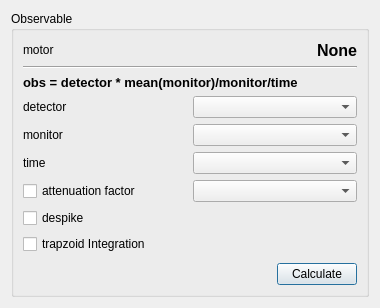
<?xml version="1.0" encoding="UTF-8"?>
<ui version="4.0">
 <class>observableDefinition</class>
 <widget class="QWidget" name="observableDefinition">
  <property name="geometry">
   <rect>
    <x>0</x>
    <y>0</y>
    <width>380</width>
    <height>308</height>
   </rect>
  </property>
  <property name="windowTitle">
   <string>Observable definition</string>
  </property>
  <layout class="QGridLayout" name="gridLayout_2">
   <item row="0" column="0">
    <widget class="QGroupBox" name="groupBox">
     <property name="title">
      <string>Observable</string>
     </property>
     <layout class="QGridLayout" name="gridLayout">
      <item row="0" column="0">
       <layout class="QVBoxLayout" name="verticalLayout">
        <item>
         <layout class="QHBoxLayout" name="horizontalLayout_16">
          <item>
           <widget class="QLabel" name="label_17">
            <property name="text">
             <string>motor</string>
            </property>
           </widget>
          </item>
          <item>
           <spacer name="horizontalSpacer_13">
            <property name="orientation">
             <enum>Qt::Horizontal</enum>
            </property>
            <property name="sizeHint" stdset="0">
             <size>
              <width>40</width>
              <height>20</height>
             </size>
            </property>
           </spacer>
          </item>
          <item>
           <widget class="QLabel" name="observableMotorLabel">
            <property name="palette">
             <palette>
              <active>
               <colorrole role="WindowText">
                <brush brushstyle="SolidPattern">
                 <color alpha="255">
                  <red>0</red>
                  <green>0</green>
                  <blue>0</blue>
                 </color>
                </brush>
               </colorrole>
               <colorrole role="Button">
                <brush brushstyle="SolidPattern">
                 <color alpha="255">
                  <red>0</red>
                  <green>0</green>
                  <blue>255</blue>
                 </color>
                </brush>
               </colorrole>
               <colorrole role="Light">
                <brush brushstyle="SolidPattern">
                 <color alpha="255">
                  <red>127</red>
                  <green>127</green>
                  <blue>255</blue>
                 </color>
                </brush>
               </colorrole>
               <colorrole role="Midlight">
                <brush brushstyle="SolidPattern">
                 <color alpha="255">
                  <red>63</red>
                  <green>63</green>
                  <blue>255</blue>
                 </color>
                </brush>
               </colorrole>
               <colorrole role="Dark">
                <brush brushstyle="SolidPattern">
                 <color alpha="255">
                  <red>0</red>
                  <green>0</green>
                  <blue>127</blue>
                 </color>
                </brush>
               </colorrole>
               <colorrole role="Mid">
                <brush brushstyle="SolidPattern">
                 <color alpha="255">
                  <red>0</red>
                  <green>0</green>
                  <blue>170</blue>
                 </color>
                </brush>
               </colorrole>
               <colorrole role="Text">
                <brush brushstyle="SolidPattern">
                 <color alpha="255">
                  <red>0</red>
                  <green>0</green>
                  <blue>0</blue>
                 </color>
                </brush>
               </colorrole>
               <colorrole role="BrightText">
                <brush brushstyle="SolidPattern">
                 <color alpha="255">
                  <red>255</red>
                  <green>255</green>
                  <blue>255</blue>
                 </color>
                </brush>
               </colorrole>
               <colorrole role="ButtonText">
                <brush brushstyle="SolidPattern">
                 <color alpha="255">
                  <red>0</red>
                  <green>0</green>
                  <blue>0</blue>
                 </color>
                </brush>
               </colorrole>
               <colorrole role="Base">
                <brush brushstyle="SolidPattern">
                 <color alpha="255">
                  <red>255</red>
                  <green>255</green>
                  <blue>255</blue>
                 </color>
                </brush>
               </colorrole>
               <colorrole role="Window">
                <brush brushstyle="SolidPattern">
                 <color alpha="255">
                  <red>0</red>
                  <green>0</green>
                  <blue>255</blue>
                 </color>
                </brush>
               </colorrole>
               <colorrole role="Shadow">
                <brush brushstyle="SolidPattern">
                 <color alpha="255">
                  <red>0</red>
                  <green>0</green>
                  <blue>0</blue>
                 </color>
                </brush>
               </colorrole>
               <colorrole role="AlternateBase">
                <brush brushstyle="SolidPattern">
                 <color alpha="255">
                  <red>127</red>
                  <green>127</green>
                  <blue>255</blue>
                 </color>
                </brush>
               </colorrole>
               <colorrole role="ToolTipBase">
                <brush brushstyle="SolidPattern">
                 <color alpha="255">
                  <red>255</red>
                  <green>255</green>
                  <blue>220</blue>
                 </color>
                </brush>
               </colorrole>
               <colorrole role="ToolTipText">
                <brush brushstyle="SolidPattern">
                 <color alpha="255">
                  <red>0</red>
                  <green>0</green>
                  <blue>0</blue>
                 </color>
                </brush>
               </colorrole>
              </active>
              <inactive>
               <colorrole role="WindowText">
                <brush brushstyle="SolidPattern">
                 <color alpha="255">
                  <red>0</red>
                  <green>0</green>
                  <blue>0</blue>
                 </color>
                </brush>
               </colorrole>
               <colorrole role="Button">
                <brush brushstyle="SolidPattern">
                 <color alpha="255">
                  <red>0</red>
                  <green>0</green>
                  <blue>255</blue>
                 </color>
                </brush>
               </colorrole>
               <colorrole role="Light">
                <brush brushstyle="SolidPattern">
                 <color alpha="255">
                  <red>127</red>
                  <green>127</green>
                  <blue>255</blue>
                 </color>
                </brush>
               </colorrole>
               <colorrole role="Midlight">
                <brush brushstyle="SolidPattern">
                 <color alpha="255">
                  <red>63</red>
                  <green>63</green>
                  <blue>255</blue>
                 </color>
                </brush>
               </colorrole>
               <colorrole role="Dark">
                <brush brushstyle="SolidPattern">
                 <color alpha="255">
                  <red>0</red>
                  <green>0</green>
                  <blue>127</blue>
                 </color>
                </brush>
               </colorrole>
               <colorrole role="Mid">
                <brush brushstyle="SolidPattern">
                 <color alpha="255">
                  <red>0</red>
                  <green>0</green>
                  <blue>170</blue>
                 </color>
                </brush>
               </colorrole>
               <colorrole role="Text">
                <brush brushstyle="SolidPattern">
                 <color alpha="255">
                  <red>0</red>
                  <green>0</green>
                  <blue>0</blue>
                 </color>
                </brush>
               </colorrole>
               <colorrole role="BrightText">
                <brush brushstyle="SolidPattern">
                 <color alpha="255">
                  <red>255</red>
                  <green>255</green>
                  <blue>255</blue>
                 </color>
                </brush>
               </colorrole>
               <colorrole role="ButtonText">
                <brush brushstyle="SolidPattern">
                 <color alpha="255">
                  <red>0</red>
                  <green>0</green>
                  <blue>0</blue>
                 </color>
                </brush>
               </colorrole>
               <colorrole role="Base">
                <brush brushstyle="SolidPattern">
                 <color alpha="255">
                  <red>255</red>
                  <green>255</green>
                  <blue>255</blue>
                 </color>
                </brush>
               </colorrole>
               <colorrole role="Window">
                <brush brushstyle="SolidPattern">
                 <color alpha="255">
                  <red>0</red>
                  <green>0</green>
                  <blue>255</blue>
                 </color>
                </brush>
               </colorrole>
               <colorrole role="Shadow">
                <brush brushstyle="SolidPattern">
                 <color alpha="255">
                  <red>0</red>
                  <green>0</green>
                  <blue>0</blue>
                 </color>
                </brush>
               </colorrole>
               <colorrole role="AlternateBase">
                <brush brushstyle="SolidPattern">
                 <color alpha="255">
                  <red>127</red>
                  <green>127</green>
                  <blue>255</blue>
                 </color>
                </brush>
               </colorrole>
               <colorrole role="ToolTipBase">
                <brush brushstyle="SolidPattern">
                 <color alpha="255">
                  <red>255</red>
                  <green>255</green>
                  <blue>220</blue>
                 </color>
                </brush>
               </colorrole>
               <colorrole role="ToolTipText">
                <brush brushstyle="SolidPattern">
                 <color alpha="255">
                  <red>0</red>
                  <green>0</green>
                  <blue>0</blue>
                 </color>
                </brush>
               </colorrole>
              </inactive>
              <disabled>
               <colorrole role="WindowText">
                <brush brushstyle="SolidPattern">
                 <color alpha="255">
                  <red>0</red>
                  <green>0</green>
                  <blue>127</blue>
                 </color>
                </brush>
               </colorrole>
               <colorrole role="Button">
                <brush brushstyle="SolidPattern">
                 <color alpha="255">
                  <red>0</red>
                  <green>0</green>
                  <blue>255</blue>
                 </color>
                </brush>
               </colorrole>
               <colorrole role="Light">
                <brush brushstyle="SolidPattern">
                 <color alpha="255">
                  <red>127</red>
                  <green>127</green>
                  <blue>255</blue>
                 </color>
                </brush>
               </colorrole>
               <colorrole role="Midlight">
                <brush brushstyle="SolidPattern">
                 <color alpha="255">
                  <red>63</red>
                  <green>63</green>
                  <blue>255</blue>
                 </color>
                </brush>
               </colorrole>
               <colorrole role="Dark">
                <brush brushstyle="SolidPattern">
                 <color alpha="255">
                  <red>0</red>
                  <green>0</green>
                  <blue>127</blue>
                 </color>
                </brush>
               </colorrole>
               <colorrole role="Mid">
                <brush brushstyle="SolidPattern">
                 <color alpha="255">
                  <red>0</red>
                  <green>0</green>
                  <blue>170</blue>
                 </color>
                </brush>
               </colorrole>
               <colorrole role="Text">
                <brush brushstyle="SolidPattern">
                 <color alpha="255">
                  <red>0</red>
                  <green>0</green>
                  <blue>127</blue>
                 </color>
                </brush>
               </colorrole>
               <colorrole role="BrightText">
                <brush brushstyle="SolidPattern">
                 <color alpha="255">
                  <red>255</red>
                  <green>255</green>
                  <blue>255</blue>
                 </color>
                </brush>
               </colorrole>
               <colorrole role="ButtonText">
                <brush brushstyle="SolidPattern">
                 <color alpha="255">
                  <red>0</red>
                  <green>0</green>
                  <blue>127</blue>
                 </color>
                </brush>
               </colorrole>
               <colorrole role="Base">
                <brush brushstyle="SolidPattern">
                 <color alpha="255">
                  <red>0</red>
                  <green>0</green>
                  <blue>255</blue>
                 </color>
                </brush>
               </colorrole>
               <colorrole role="Window">
                <brush brushstyle="SolidPattern">
                 <color alpha="255">
                  <red>0</red>
                  <green>0</green>
                  <blue>255</blue>
                 </color>
                </brush>
               </colorrole>
               <colorrole role="Shadow">
                <brush brushstyle="SolidPattern">
                 <color alpha="255">
                  <red>0</red>
                  <green>0</green>
                  <blue>0</blue>
                 </color>
                </brush>
               </colorrole>
               <colorrole role="AlternateBase">
                <brush brushstyle="SolidPattern">
                 <color alpha="255">
                  <red>0</red>
                  <green>0</green>
                  <blue>255</blue>
                 </color>
                </brush>
               </colorrole>
               <colorrole role="ToolTipBase">
                <brush brushstyle="SolidPattern">
                 <color alpha="255">
                  <red>255</red>
                  <green>255</green>
                  <blue>220</blue>
                 </color>
                </brush>
               </colorrole>
               <colorrole role="ToolTipText">
                <brush brushstyle="SolidPattern">
                 <color alpha="255">
                  <red>0</red>
                  <green>0</green>
                  <blue>0</blue>
                 </color>
                </brush>
               </colorrole>
              </disabled>
             </palette>
            </property>
            <property name="font">
             <font>
              <pointsize>12</pointsize>
              <weight>75</weight>
              <bold>true</bold>
             </font>
            </property>
            <property name="text">
             <string>None</string>
            </property>
           </widget>
          </item>
         </layout>
        </item>
        <item>
         <widget class="Line" name="line">
          <property name="orientation">
           <enum>Qt::Horizontal</enum>
          </property>
         </widget>
        </item>
        <item>
         <widget class="QLabel" name="label">
          <property name="font">
           <font>
            <pointsize>10</pointsize>
            <weight>75</weight>
            <bold>true</bold>
           </font>
          </property>
          <property name="text">
           <string>obs = detector * mean(monitor)/monitor/time</string>
          </property>
         </widget>
        </item>
        <item>
         <layout class="QHBoxLayout" name="horizontalLayout_3">
          <item>
           <widget class="QLabel" name="label_10">
            <property name="text">
             <string>detector</string>
            </property>
           </widget>
          </item>
          <item>
           <widget class="QComboBox" name="observableDetectorCB"/>
          </item>
         </layout>
        </item>
        <item>
         <layout class="QHBoxLayout" name="horizontalLayout_4">
          <item>
           <widget class="QLabel" name="label_11">
            <property name="text">
             <string>monitor</string>
            </property>
           </widget>
          </item>
          <item>
           <widget class="QComboBox" name="observableMonitorCB"/>
          </item>
         </layout>
        </item>
        <item>
         <layout class="QHBoxLayout" name="horizontalLayout_6">
          <item>
           <widget class="QLabel" name="label_13">
            <property name="text">
             <string>time</string>
            </property>
           </widget>
          </item>
          <item>
           <widget class="QComboBox" name="observableTimeCB"/>
          </item>
         </layout>
        </item>
        <item>
         <layout class="QHBoxLayout" name="horizontalLayout_5">
          <item>
           <widget class="QCheckBox" name="observableAttFaccheck">
            <property name="text">
             <string>attenuation factor</string>
            </property>
           </widget>
          </item>
          <item>
           <widget class="QComboBox" name="observableAttFacCB"/>
          </item>
         </layout>
        </item>
        <item>
         <widget class="QCheckBox" name="despikeCheckBox">
          <property name="text">
           <string>despike</string>
          </property>
          <property name="tristate">
           <bool>false</bool>
          </property>
         </widget>
        </item>
        <item>
         <widget class="QCheckBox" name="trapintCheckBox">
          <property name="text">
           <string>trapzoid Integration</string>
          </property>
          <property name="tristate">
           <bool>false</bool>
          </property>
         </widget>
        </item>
        <item>
         <spacer name="verticalSpacer">
          <property name="orientation">
           <enum>Qt::Vertical</enum>
          </property>
          <property name="sizeHint" stdset="0">
           <size>
            <width>20</width>
            <height>40</height>
           </size>
          </property>
         </spacer>
        </item>
        <item>
         <layout class="QHBoxLayout" name="horizontalLayout">
          <item>
           <spacer name="horizontalSpacer_4">
            <property name="orientation">
             <enum>Qt::Horizontal</enum>
            </property>
            <property name="sizeHint" stdset="0">
             <size>
              <width>40</width>
              <height>20</height>
             </size>
            </property>
           </spacer>
          </item>
          <item>
           <widget class="QPushButton" name="obsNextBtn">
            <property name="text">
             <string>Calculate</string>
            </property>
            <property name="default">
             <bool>true</bool>
            </property>
           </widget>
          </item>
         </layout>
        </item>
       </layout>
      </item>
     </layout>
     <zorder></zorder>
    </widget>
   </item>
  </layout>
 </widget>
 <resources/>
 <connections/>
</ui>
